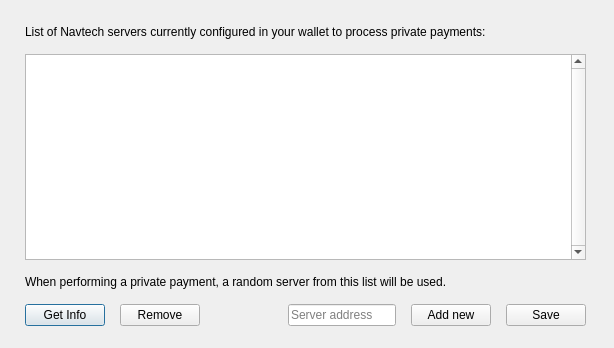
<?xml version="1.0" encoding="UTF-8"?>
<ui version="4.0">
 <class>dvttechsetup</class>
 <widget class="QDialog" name="dvttechsetup">
  <property name="geometry">
   <rect>
    <x>0</x>
    <y>0</y>
    <width>614</width>
    <height>348</height>
   </rect>
  </property>
  <property name="windowTitle">
   <string>Dialog</string>
  </property>
  <widget class="QWidget" name="verticalLayoutWidget">
   <property name="geometry">
    <rect>
     <x>10</x>
     <y>10</y>
     <width>591</width>
     <height>331</height>
    </rect>
   </property>
   <layout class="QVBoxLayout" name="verticalLayout">
    <property name="spacing">
     <number>15</number>
    </property>
    <property name="leftMargin">
     <number>15</number>
    </property>
    <property name="topMargin">
     <number>15</number>
    </property>
    <property name="rightMargin">
     <number>15</number>
    </property>
    <property name="bottomMargin">
     <number>15</number>
    </property>
    <item>
     <widget class="QLabel" name="topLabel">
      <property name="sizePolicy">
       <sizepolicy hsizetype="Preferred" vsizetype="Preferred">
        <horstretch>0</horstretch>
        <verstretch>0</verstretch>
       </sizepolicy>
      </property>
      <property name="minimumSize">
       <size>
        <width>0</width>
        <height>0</height>
       </size>
      </property>
      <property name="maximumSize">
       <size>
        <width>16777215</width>
        <height>16777215</height>
       </size>
      </property>
      <property name="text">
       <string>List of Navtech servers currently configured in your wallet to process private payments:</string>
      </property>
      <property name="wordWrap">
       <bool>true</bool>
      </property>
     </widget>
    </item>
    <item>
     <widget class="QListWidget" name="serversListWidget">
      <property name="verticalScrollBarPolicy">
       <enum>Qt::ScrollBarAlwaysOn</enum>
      </property>
      <property name="horizontalScrollBarPolicy">
       <enum>Qt::ScrollBarAlwaysOff</enum>
      </property>
      <property name="verticalScrollMode">
       <enum>QAbstractItemView::ScrollPerItem</enum>
      </property>
     </widget>
    </item>
    <item>
     <widget class="QLabel" name="label">
      <property name="text">
       <string>When performing a private payment, a random server from this list will be used.</string>
      </property>
     </widget>
    </item>
    <item>
     <layout class="QHBoxLayout" name="horizontalLayout">
      <item>
       <widget class="QPushButton" name="getInfoButton">
        <property name="text">
         <string>Get Info</string>
        </property>
       </widget>
      </item>
      <item>
       <widget class="QPushButton" name="removeButton">
        <property name="text">
         <string>Remove</string>
        </property>
       </widget>
      </item>
      <item>
       <spacer name="horizontalSpacer_2">
        <property name="orientation">
         <enum>Qt::Horizontal</enum>
        </property>
        <property name="sizeHint" stdset="0">
         <size>
          <width>40</width>
          <height>20</height>
         </size>
        </property>
       </spacer>
      </item>
      <item>
       <widget class="QLineEdit" name="addServerText">
        <property name="placeholderText">
         <string>Server address</string>
        </property>
       </widget>
      </item>
      <item>
       <widget class="QPushButton" name="addNewButton">
        <property name="text">
         <string>Add new</string>
        </property>
       </widget>
      </item>
      <item>
       <widget class="QPushButton" name="saveButton">
        <property name="text">
         <string>Save</string>
        </property>
       </widget>
      </item>
     </layout>
    </item>
   </layout>
  </widget>
 </widget>
 <resources/>
 <connections/>
</ui>
